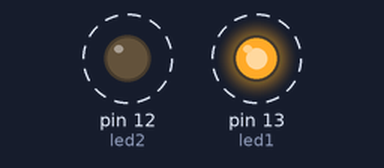
Simulated run of this sketch. Board: Arduino Uno, built with avr-gcc and run on an emulated ATmega328P. Shown: output pins drawn as LEDs (lit = HIGH). Dashed ring = blinking.

Above: at 0.5 s.
Timing chart, 0 to 4.6 s (numbered marks = the images above):
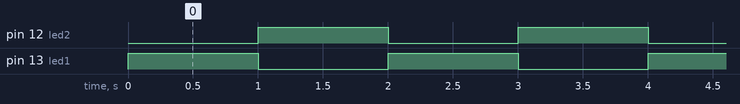

The sketch:

prog03.ino
```cpp
int led1 = 13, led2 = 12;

void setup()
{
  pinMode(led1, OUTPUT);
  pinMode(led2, OUTPUT);
}

void loop()
{
  digitalWrite(led1, HIGH);
  digitalWrite(led2, LOW);
  delay(1000);
  digitalWrite(led2, HIGH);
  digitalWrite(led1, LOW);
  delay(1000);
}
```

Measured:
- by itself, pin 12 (led2), pin 13 (led1): alternates HIGH for 1.0 s and LOW for 1.0 s
